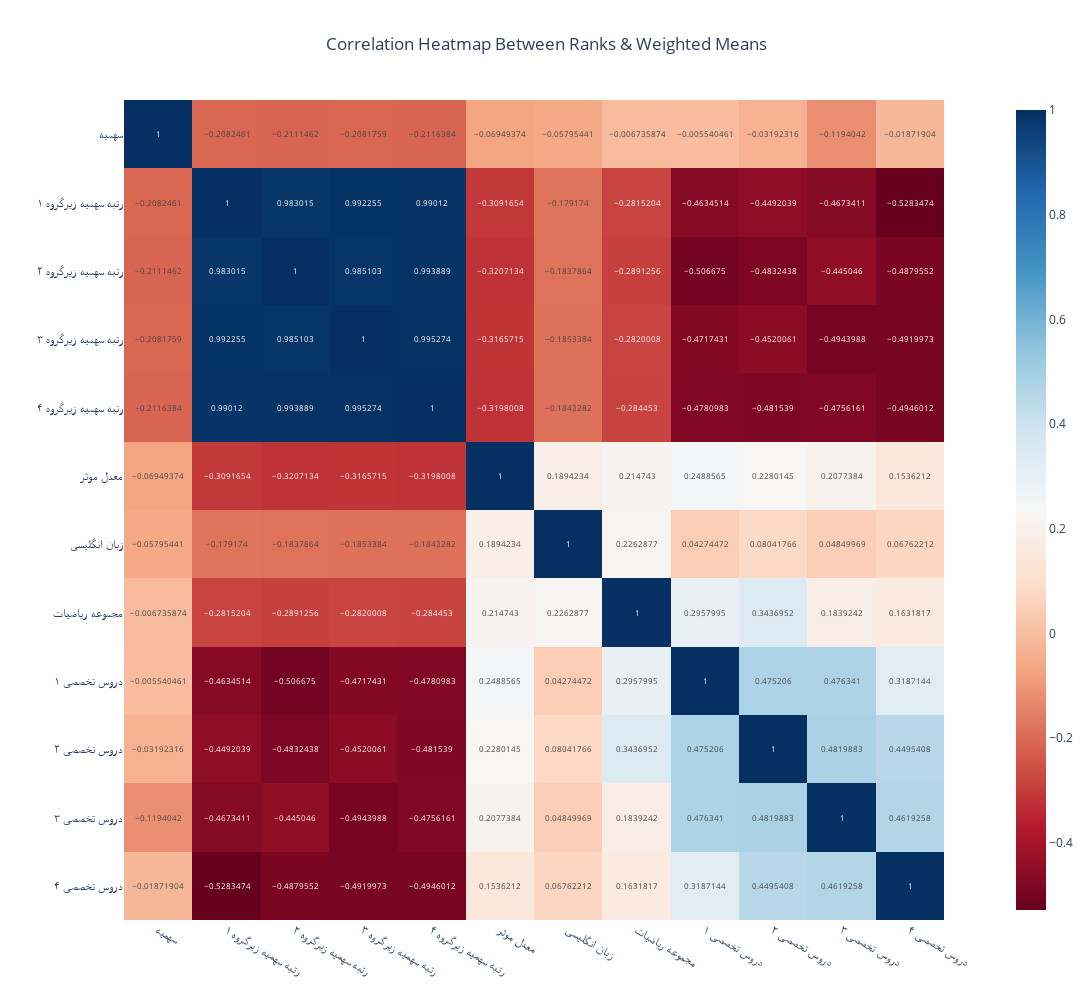

Source (notebook cell):
### Code cell
fig = px.imshow(
    corr,
    text_auto=True,
    color_continuous_scale='RdBu',
    title='Correlation Heatmap Between Ranks & Weighted Means'
)

fig.update_layout(width=1400, height=1000, title_x=0.5)
fig.show()

### Figure 1 — Plotly figure (JSON) as saved in the notebook; plotly's stock layout.template omitted (floating-point values rounded to 4 significant figures; data arrays with more than 128 entries replaced by an {"elided": "..."} marker saying what was removed)
{"data": [{"coloraxis": "coloraxis", "hovertemplate": "x: %{x}<br>y: %{y}<br>color: %{z}<extra></extra>", "name": "0", "texttemplate": "%{z}", "type": "heatmap", "x": ["سهمیه", "رتبه سهمیه زیرگروه ۱", "رتبه سهمیه زیرگروه ۲", "رتبه سهمیه زیرگروه ۳", "رتبه سهمیه زیرگروه ۴", "معدل موثر", "زبان انگلیسی", "مجموعه ریاضیات", "دروس تخصصی ۱", "دروس تخصصی ۲", "دروس تخصصی ۳", "دروس تخصصی ۴"], "xaxis": "x", "y": ["سهمیه", "رتبه سهمیه زیرگروه ۱", "رتبه سهمیه زیرگروه ۲", "رتبه سهمیه زیرگروه ۳", "رتبه سهمیه زیرگروه ۴", "معدل موثر", "زبان انگلیسی", "مجموعه ریاضیات", "دروس تخصصی ۱", "دروس تخصصی ۲", "دروس تخصصی ۳", "دروس تخصصی ۴"], "yaxis": "y", "z": {"elided": "12x12 float values"}}], "layout": {"coloraxis": {"colorscale": [[0, "rgb(103,0,31)"], [0.1, "rgb(178,24,43)"], [0.2, "rgb(214,96,77)"], [0.3, "rgb(244,165,130)"], [0.4, "rgb(253,219,199)"], [0.5, "rgb(247,247,247)"], [0.6, "rgb(209,229,240)"], [0.7, "rgb(146,197,222)"], [0.8, "rgb(67,147,195)"], [0.9, "rgb(33,102,172)"], [1, "rgb(5,48,97)"]]}, "height": 1000, "title": {"text": "Correlation Heatmap Between Ranks & Weighted Means", "x": 0.5}, "width": 1400, "xaxis": {"anchor": "y", "constrain": "domain", "domain": [0, 1], "scaleanchor": "y"}, "yaxis": {"anchor": "x", "autorange": "reversed", "constrain": "domain", "domain": [0, 1]}}}
